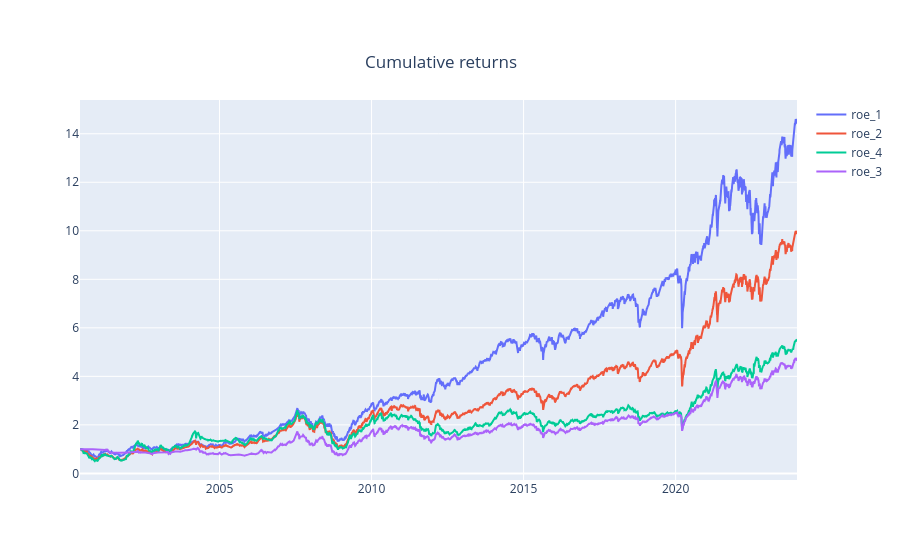
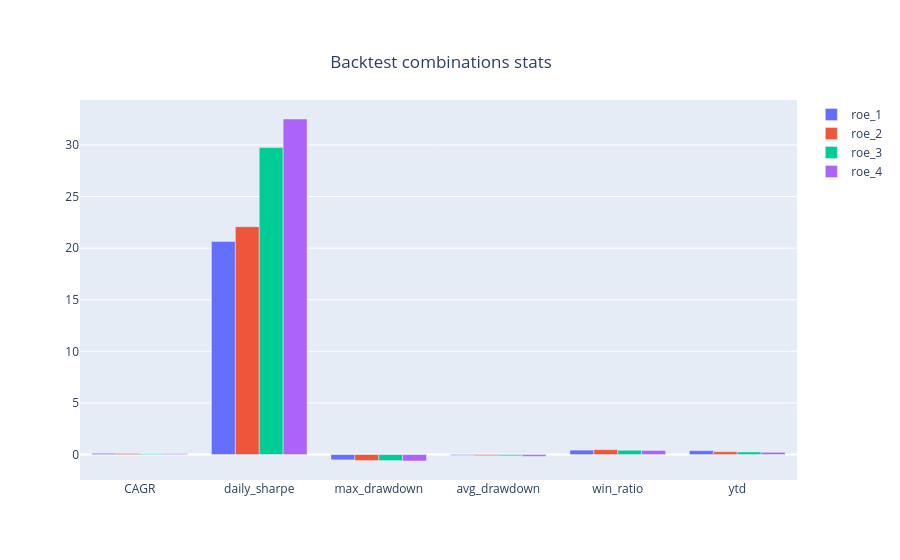

Notebook code cell kept with these figures, in order:
### Code cell
# 執行多條件回測
report_collection = sim_conditions(
    conditions=conditions,
    resample='M',
    data=data
)

# 繪製各組合的累積報酬曲線
fig = report_collection.plot_creturns()
fig.show()

# 取得各組合的統計指標
stats = report_collection.get_stats()
print(stats)

# 繪製統計指標長條圖
fig = report_collection.plot_stats(mode='bar')
fig.show()

### Figure 1 — Plotly figure (JSON) as saved in the notebook; plotly's stock layout.template omitted (floating-point values rounded to 4 significant figures; data arrays with more than 128 entries replaced by an {"elided": "..."} marker saying what was removed)
{"data": [{"hovertemplate": "%{meta}<br>Date:%{x}<br>Creturns:%{y}<extra></extra>", "meta": "roe_1", "mode": "lines", "name": "roe_1", "type": "scatter", "x": {"elided": "5836 str values"}, "y": {"elided": "5836 float values"}}, {"hovertemplate": "%{meta}<br>Date:%{x}<br>Creturns:%{y}<extra></extra>", "meta": "roe_2", "mode": "lines", "name": "roe_2", "type": "scatter", "x": {"elided": "5836 str values"}, "y": {"elided": "5836 float values"}}, {"hovertemplate": "%{meta}<br>Date:%{x}<br>Creturns:%{y}<extra></extra>", "meta": "roe_4", "mode": "lines", "name": "roe_4", "type": "scatter", "x": {"elided": "5836 str values"}, "y": {"elided": "5836 float values"}}, {"hovertemplate": "%{meta}<br>Date:%{x}<br>Creturns:%{y}<extra></extra>", "meta": "roe_3", "mode": "lines", "name": "roe_3", "type": "scatter", "x": {"elided": "5836 str values"}, "y": {"elided": "5836 float values"}}], "layout": {"title": {"text": "Cumulative returns", "x": 0.49, "xanchor": "center", "y": 0.9, "yanchor": "top"}}}

### Figure 2 — Plotly figure (JSON) as saved in the notebook; plotly's stock layout.template omitted (floating-point values rounded to 4 significant figures)
{"data": [{"hovertemplate": "%{meta}<br>%{label}<br>%{y}<extra></extra>", "meta": ["roe_1"], "name": "roe_1", "type": "bar", "x": ["CAGR", "daily_sharpe", "max_drawdown", "avg_drawdown", "win_ratio", "ytd"], "y": [0.1204, 20.65, -0.5121, -0.07214, 0.4285, 0.3821]}, {"hovertemplate": "%{meta}<br>%{label}<br>%{y}<extra></extra>", "meta": ["roe_2"], "name": "roe_2", "type": "bar", "x": ["CAGR", "daily_sharpe", "max_drawdown", "avg_drawdown", "win_ratio", "ytd"], "y": [0.1025, 22.08, -0.5813, -0.1028, 0.4763, 0.2737]}, {"hovertemplate": "%{meta}<br>%{label}<br>%{y}<extra></extra>", "meta": ["roe_3"], "name": "roe_3", "type": "bar", "x": ["CAGR", "daily_sharpe", "max_drawdown", "avg_drawdown", "win_ratio", "ytd"], "y": [0.06847, 29.74, -0.5834, -0.1178, 0.4134, 0.2479]}, {"hovertemplate": "%{meta}<br>%{label}<br>%{y}<extra></extra>", "meta": ["roe_4"], "name": "roe_4", "type": "bar", "x": ["CAGR", "daily_sharpe", "max_drawdown", "avg_drawdown", "win_ratio", "ytd"], "y": [0.07523, 32.51, -0.625, -0.1742, 0.3975, 0.2149]}], "layout": {"barmode": "group", "title": {"text": "Backtest combinations stats", "x": 0.49, "xanchor": "center", "y": 0.9, "yanchor": "top"}}}
